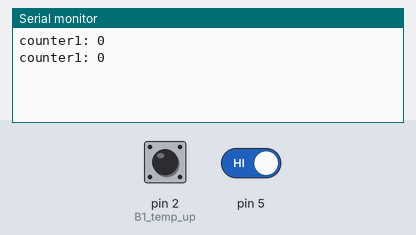
Recording of a sketch running on a simulated Arduino Uno, built with avr-gcc and run on an emulated ATmega328P. Shown: the last lines printed to the serial monitor. The test bench sets the inputs (shaded band); at power-on: pin 2 (B1_temp_up) HIGH, pin 5 HIGH.

Above: at 1.2 s.
1.3 s: pin 2 (B1_temp_up) pulled LOW for 0.15 s
2.9 s: pin 2 (B1_temp_up) pulled LOW for 1 s
5.4 s: pin 2 (B1_temp_up) driven LOW and pin 5 driven LOW
At 6.5 s:
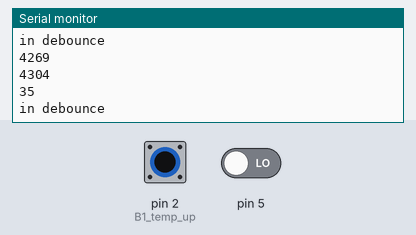
8.4 s: pin 5 driven HIGH
11.4 s: pin 2 (B1_temp_up) driven HIGH
At 12.2 s:
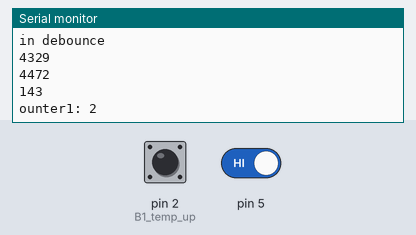
12.9 s: pin 2 (B1_temp_up) driven LOW
At 13.9 s:
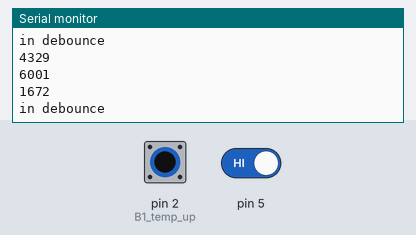
Timing chart, 0 to 15.9 s (numbered marks = the images above; inputs shaded):
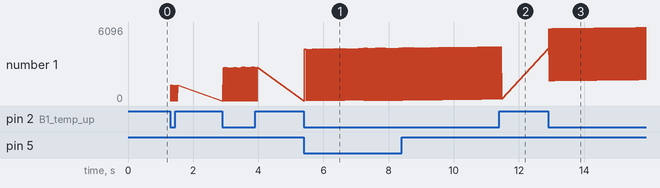

Measured:
- after the input at 5.4 s, the serial monitor: prints a new line at once (image 1)
- plotted number 1: 1305 → 2778 after the input at 2.9 s, 2778 → 40 after the input at 5.4 s

The sketch:

ButtonTest05.ino
```cpp
//test having two buttons on an interrupt,

//SCL = CLK for Displays
//SDA = Display 1
//13 = Display 2
//12 = Display 3
//11 = LED Blue - PWM
//10 = LED Blue - PWM
//9 = LED Blue - PWM
//8 = Cooling - PWM
//7 = TC DAT
//6 = Mixing - PWM
//5 = Button 1 - PWM
//4 = Button 2
//3 = Button 3 - PWM, Interrupt
//2 = Button Check ISR - Interrupt

long int timer1 = 0;
long int timer2 = 0;
long int timer3 = 0;

long int counter1 = 0; //count up button1
long int counter2 = 0; //count down button2
long int counter3 = 0; //timer reset

void setup() {
  Serial.begin(9600);
  pinMode(2, INPUT_PULLUP); //B1 temp up.
  pinMode(3, INPUT_PULLUP); //
  pinMode(4, INPUT_PULLUP); //
  pinMode(5, INPUT_PULLUP); //
  attachInterrupt(digitalPinToInterrupt(2), debounce, LOW);
}

void loop() {
  //Serial.println(counter);
  //delay(2000);
  Serial.print("counter1: ");
  Serial.println(counter1);
  //Serial.print("counter3: ");
  //Serial.println(counter3);
  delay(1000);
  //digitalRead(4);
}

void debounce() {
  Serial.println("in debounce");
  Serial.println(timer1);
  Serial.println(millis());
  Serial.println(millis() - timer1);
  if (digitalRead(5) == 0 && millis() - timer1 >= 60){
    Serial.println("in counter1++");
    counter1++;
    timer1 = millis();
  }
  /*
  if (digitalRead(4) == 0 && millis() - timer2 >= 60){
    counter1--;
    timer2 = millis();
  }
  if (digitalRead(3) == 0 && millis() - timer3 >= 60 ){
    counter3++;
    timer3 = millis();
  }
  */
}
```
